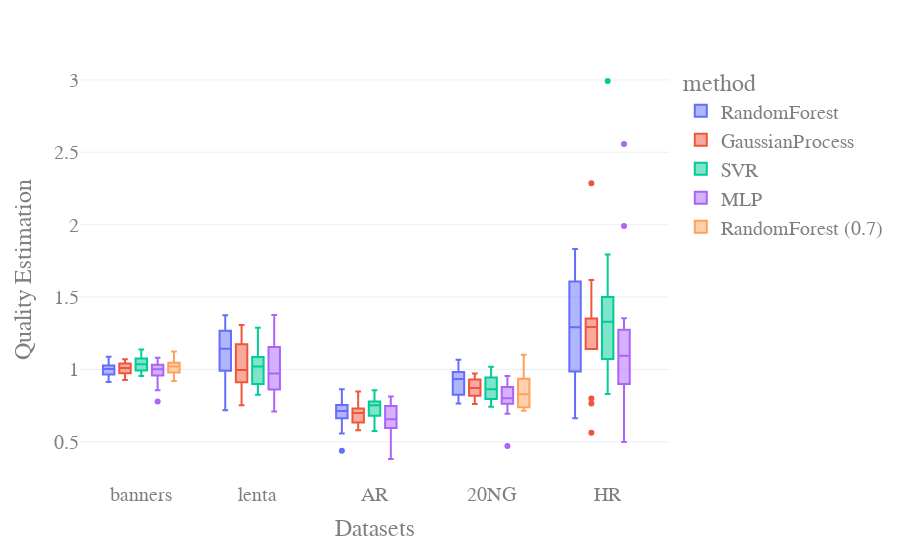

Source (notebook cell):
### Code cell
fig = px.box(data, x="dataset", y="best_fit", color="method", template='plotly_white')
# fig.update_traces(quartilemethod="exclusive") # or "inclusive", or "linear" by default
fig.update_layout(
    xaxis_title="Datasets",
    yaxis_title="Quality Estimation",
    font=dict(
        family="Courier New, monospace",
        size=20,
        color="#7f7f7f"
    )
)
fig.show()

### Figure 1 — Plotly figure (JSON) as saved in the notebook; plotly's stock layout.template omitted (floating-point values rounded to 4 significant figures)
{"data": [{"alignmentgroup": "True", "hovertemplate": "method=RandomForest<br>dataset=%{x}<br>best_fit=%{y}<extra></extra>", "legendgroup": "RandomForest", "marker": {"color": "#636efa"}, "name": "RandomForest", "notched": false, "offsetgroup": "RandomForest", "orientation": "v", "showlegend": true, "type": "box", "x": ["banners", "banners", "banners", "banners", "banners", "banners", "banners", "banners", "banners", "banners", "banners", "banners", "banners", "banners", "banners", "lenta", "lenta", "lenta", "lenta", "lenta", "lenta", "lenta", "lenta", "lenta", "lenta", "lenta", "lenta", "lenta", "lenta", "lenta", "AR", "AR", "AR", "AR", "AR", "AR", "AR", "AR", "AR", "AR", "AR", "AR", "AR", "AR", "AR", "AR", "AR", "AR", "AR", "AR", "AR", "20NG", "20NG", "20NG", "20NG", "20NG", "20NG", "20NG", "20NG", "20NG", "20NG", "20NG", "20NG", "20NG", "20NG", "20NG", "HR", "HR", "HR", "HR", "HR", "HR", "HR", "HR", "HR", "HR", "HR", "HR", "HR", "HR", "HR", "HR", "HR", "HR", "HR", "HR", "HR", "HR", "HR", "HR", "HR", "HR", "HR"], "x0": " ", "xaxis": "x", "y": [0.9852, 1.058, 1.02, 0.9724, 1.088, 0.9411, 0.9632, 1.026, 1.003, 1.031, 1.006, 0.9128, 0.9471, 1.003, 1.028, 1.188, 0.9716, 1.287, 0.951, 1.001, 0.9888, 0.9972, 1.374, 1.317, 0.7182, 1.211, 1.143, 1.292, 1.066, 1.205, 0.8086, 0.8627, 0.7425, 0.7526, 0.6585, 0.6429, 0.7615, 0.6631, 0.769, 0.7424, 0.4388, 0.7063, 0.6781, 0.7338, 0.7121, 0.5867, 0.8204, 0.6886, 0.7497, 0.7107, 0.557, 0.853, 0.9363, 0.9846, 1.066, 0.9779, 0.8734, 0.7639, 0.937, 0.9331, 1.032, 0.8163, 0.8766, 0.8043, 0.8054, 1.012, 1.729, 1.3, 0.6623, 0.8052, 1.626, 1.147, 1.729, 1.3, 0.6623, 0.8052, 1.626, 1.147, 0.8737, 0.828, 1.116, 1.356, 1.152, 1.82, 1.348, 1.291, 1.555, 1.695, 1.446, 1.833, 0.9424, 1.258, 1.183], "y0": " ", "yaxis": "y"}, {"alignmentgroup": "True", "hovertemplate": "method=GaussianProcess<br>dataset=%{x}<br>best_fit=%{y}<extra></extra>", "legendgroup": "GaussianProcess", "marker": {"color": "#EF553B"}, "name": "GaussianProcess", "notched": false, "offsetgroup": "GaussianProcess", "orientation": "v", "showlegend": true, "type": "box", "x": ["20NG", "20NG", "20NG", "20NG", "20NG", "20NG", "20NG", "20NG", "20NG", "20NG", "20NG", "20NG", "20NG", "20NG", "banners", "banners", "banners", "banners", "banners", "banners", "banners", "banners", "banners", "banners", "banners", "banners", "banners", "banners", "banners", "HR", "HR", "HR", "HR", "HR", "HR", "HR", "HR", "HR", "HR", "HR", "HR", "HR", "HR", "AR", "AR", "AR", "AR", "AR", "AR", "AR", "AR", "AR", "AR", "AR", "AR", "AR", "AR", "AR", "lenta", "lenta", "lenta", "lenta", "lenta", "lenta", "lenta", "lenta", "lenta", "lenta", "lenta", "lenta", "lenta", "lenta", "lenta", "lenta", "lenta", "lenta", "lenta"], "x0": " ", "xaxis": "x", "y": [0.9283, 0.8175, 0.7929, 0.761, 0.936, 0.8502, 0.8143, 0.9308, 0.837, 0.9169, 0.9376, 0.8937, 0.8436, 0.9712, 0.9273, 0.9842, 1.023, 0.9704, 1.027, 0.9404, 1.006, 1.07, 1.064, 1.017, 1.046, 0.9808, 1.01, 0.9671, 1.069, 1.338, 1.366, 1.351, 1.142, 1.252, 1.275, 2.286, 1.311, 1.317, 1.618, 0.5625, 0.7647, 1.265, 0.7985, 0.6577, 0.7173, 0.5795, 0.6278, 0.6982, 0.7102, 0.6076, 0.8477, 0.7019, 0.8032, 0.6021, 0.6706, 0.7332, 0.8028, 0.6531, 0.952, 0.9537, 0.8906, 0.9383, 1.162, 1.1, 1.306, 1.006, 0.9036, 1.294, 1.27, 0.8276, 0.7534, 0.9967, 1.066, 1.179, 1.282, 0.892, 0.9579], "y0": " ", "yaxis": "y"}, {"alignmentgroup": "True", "hovertemplate": "method=SVR<br>dataset=%{x}<br>best_fit=%{y}<extra></extra>", "legendgroup": "SVR", "marker": {"color": "#00cc96"}, "name": "SVR", "notched": false, "offsetgroup": "SVR", "orientation": "v", "showlegend": true, "type": "box", "x": ["20NG", "20NG", "20NG", "20NG", "20NG", "20NG", "20NG", "20NG", "20NG", "20NG", "20NG", "20NG", "20NG", "banners", "banners", "banners", "banners", "banners", "banners", "banners", "banners", "banners", "banners", "banners", "banners", "banners", "banners", "AR", "AR", "AR", "AR", "AR", "AR", "AR", "AR", "AR", "AR", "AR", "AR", "AR", "AR", "HR", "HR", "HR", "HR", "HR", "HR", "HR", "HR", "HR", "HR", "HR", "HR", "HR", "HR", "HR", "HR", "HR", "HR", "lenta", "lenta", "lenta", "lenta", "lenta", "lenta", "lenta", "lenta", "lenta", "lenta", "lenta", "lenta", "lenta", "lenta", "lenta", "lenta", "lenta", "lenta", "lenta", "lenta"], "x0": " ", "xaxis": "x", "y": [0.7859, 0.7986, 1.019, 0.8422, 0.8836, 0.8631, 0.9336, 0.8596, 0.9514, 0.9409, 0.7421, 1.004, 0.7642, 0.9755, 1.031, 1.046, 1.027, 0.9932, 0.9845, 1.111, 1.033, 0.9542, 1.138, 1.037, 1.039, 1.076, 1.097, 0.6807, 0.7639, 0.8162, 0.7778, 0.74, 0.8557, 0.7704, 0.6833, 0.583, 0.6677, 0.8147, 0.706, 0.5738, 0.7761, 1.347, 1.335, 1.184, 1.459, 1.677, 2.993, 1.066, 1.055, 1.156, 0.8296, 0.9401, 1.198, 1.327, 1.794, 1.676, 1.072, 1.332, 1.501, 1.059, 0.9374, 0.9895, 1.251, 1.289, 1.067, 1.103, 0.839, 0.9086, 1.231, 0.8248, 1.069, 1.052, 1.021, 1.019, 0.8605, 1.154, 0.8375, 0.9657, 0.8897], "y0": " ", "yaxis": "y"}, {"alignmentgroup": "True", "hovertemplate": "method=MLP<br>dataset=%{x}<br>best_fit=%{y}<extra></extra>", "legendgroup": "MLP", "marker": {"color": "#ab63fa"}, "name": "MLP", "notched": false, "offsetgroup": "MLP", "orientation": "v", "showlegend": true, "type": "box", "x": ["20NG", "20NG", "20NG", "20NG", "20NG", "20NG", "20NG", "20NG", "20NG", "20NG", "20NG", "banners", "banners", "banners", "banners", "banners", "banners", "banners", "banners", "banners", "banners", "banners", "banners", "banners", "banners", "banners", "banners", "AR", "AR", "AR", "AR", "AR", "AR", "AR", "AR", "AR", "AR", "AR", "AR", "AR", "AR", "AR", "HR", "HR", "HR", "HR", "HR", "HR", "HR", "HR", "HR", "HR", "HR", "HR", "HR", "HR", "HR", "HR", "lenta", "lenta", "lenta", "lenta", "lenta", "lenta", "lenta", "lenta", "lenta", "lenta", "lenta", "lenta", "lenta", "lenta"], "x0": " ", "xaxis": "x", "y": [0.9539, 0.7672, 0.4716, 0.8793, 0.8007, 0.7608, 0.8958, 0.6939, 0.7747, 0.8786, 0.8312, 1.081, 1.016, 1.059, 1.027, 1.034, 0.9896, 0.9527, 0.8566, 1.029, 0.8969, 0.7788, 0.9778, 0.9632, 0.9674, 1.064, 1.014, 0.6262, 0.7564, 0.8131, 0.4126, 0.7818, 0.6582, 0.6532, 0.6315, 0.7207, 0.6876, 0.393, 0.6553, 0.8081, 0.3812, 0.5854, 0.8436, 1.353, 0.6376, 1.295, 0.4988, 0.9552, 1.077, 1.252, 0.9748, 1.991, 2.558, 1.013, 1.111, 0.657, 1.137, 1.155, 0.8392, 0.9881, 1.377, 1.002, 0.9511, 0.709, 1.108, 1.155, 0.9559, 1.327, 0.8615, 1.23, 0.7502, 0.9341], "y0": " ", "yaxis": "y"}, {"alignmentgroup": "True", "hovertemplate": "method=RandomForest (0.7)<br>dataset=%{x}<br>best_fit=%{y}<extra></extra>", "legendgroup": "RandomForest (0.7)", "marker": {"color": "#FFA15A"}, "name": "RandomForest (0.7)", "notched": false, "offsetgroup": "RandomForest (0.7)", "orientation": "v", "showlegend": true, "type": "box", "x": ["20NG", "20NG", "20NG", "20NG", "20NG", "20NG", "20NG", "20NG", "20NG", "20NG", "20NG", "20NG", "20NG", "20NG", "20NG", "20NG", "20NG", "20NG", "20NG", "20NG", "banners", "banners", "banners", "banners", "banners", "banners", "banners", "banners", "banners", "banners", "banners", "banners", "banners", "banners", "banners", "banners", "banners", "banners", "banners", "banners"], "x0": " ", "xaxis": "x", "y": [0.7845, 0.9391, 0.933, 0.8927, 0.7329, 0.7227, 0.7414, 0.7504, 0.8105, 1.102, 0.8256, 0.7151, 0.832, 0.9324, 0.9557, 0.8459, 0.9668, 0.7353, 1.037, 0.7194, 1.125, 1.018, 1.03, 1.038, 0.974, 1.052, 1.006, 0.9749, 0.994, 1.083, 0.9204, 0.9964, 1.04, 0.9836, 0.9225, 1.022, 1.051, 1.121, 1.029, 0.9698], "y0": " ", "yaxis": "y"}], "layout": {"boxmode": "group", "font": {"color": "#7f7f7f", "family": "Courier New, monospace", "size": 20}, "legend": {"title": {"text": "method"}, "tracegroupgap": 0}, "margin": {"t": 60}, "xaxis": {"anchor": "y", "domain": [0, 1], "title": {"text": "Datasets"}}, "yaxis": {"anchor": "x", "domain": [0, 1], "title": {"text": "Quality Estimation"}}}}
